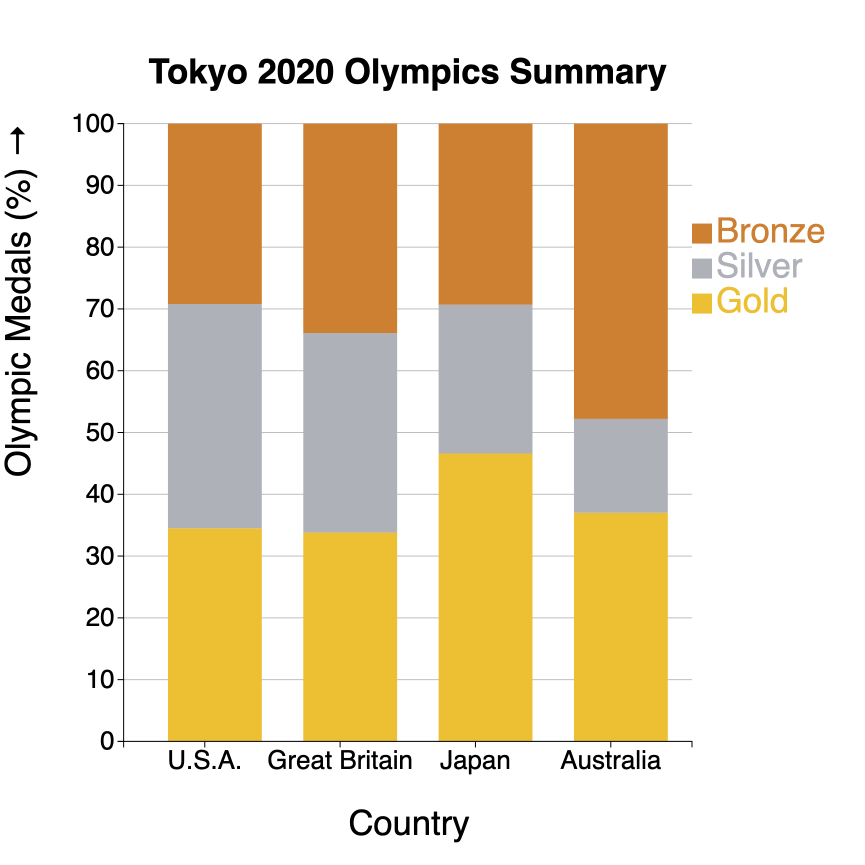
#> input picture charts/minivlat_100stackedbar.webp, 1730 x 1730 px (shown at 1/2 size)
$ python crop.py ../charts/minivlat_100stackedbar.webp ../charts/minivlat_area.webp
#> lines starting #> are read from the running program, lines starting #| are printed output that depends on the picture
import sys, os, glob
import numpy as np
from PIL import Image

def row_ink(gray, white=235):
    return (gray < white).sum(axis=1)

def col_ink(gray, white=235):
    return (gray < white).sum(axis=0)

def runs(mask, gap):
    """Contiguous True-runs in mask, merging runs separated by < gap False rows."""
    H = len(mask); out = []; i = 0
    while i < H:
        if mask[i]:
            j = i; last = i; white = 0
            while j < H:
                if mask[j]:
                    last = j; white = 0
                else:
                    white += 1
                    if white >= gap: break
                j += 1
            out.append((i, last)); i = last + 1
        else:
            i += 1
    return out

def crop_box(path):
#> called with path = '../charts/minivlat_100stackedbar.webp'
    im = Image.open(path).convert("RGB")
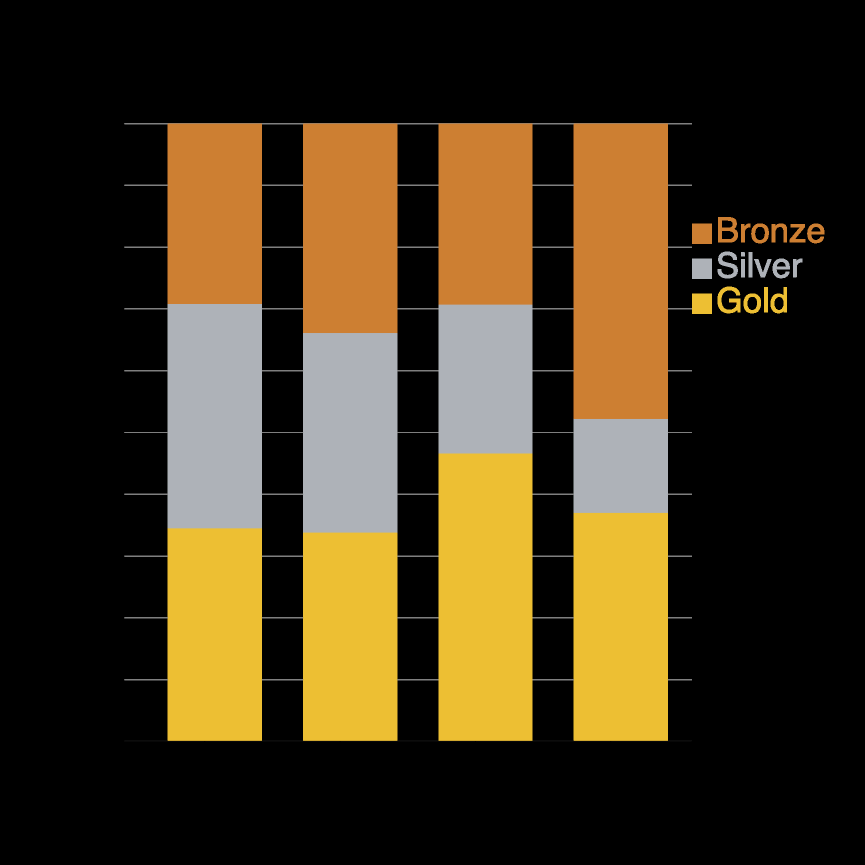
#> im: PIL image 1730x1730 RGB (shown at 1/2 size); mean R, G, B 66.7, 52.8, 28
    g = np.asarray(im.convert("L"))
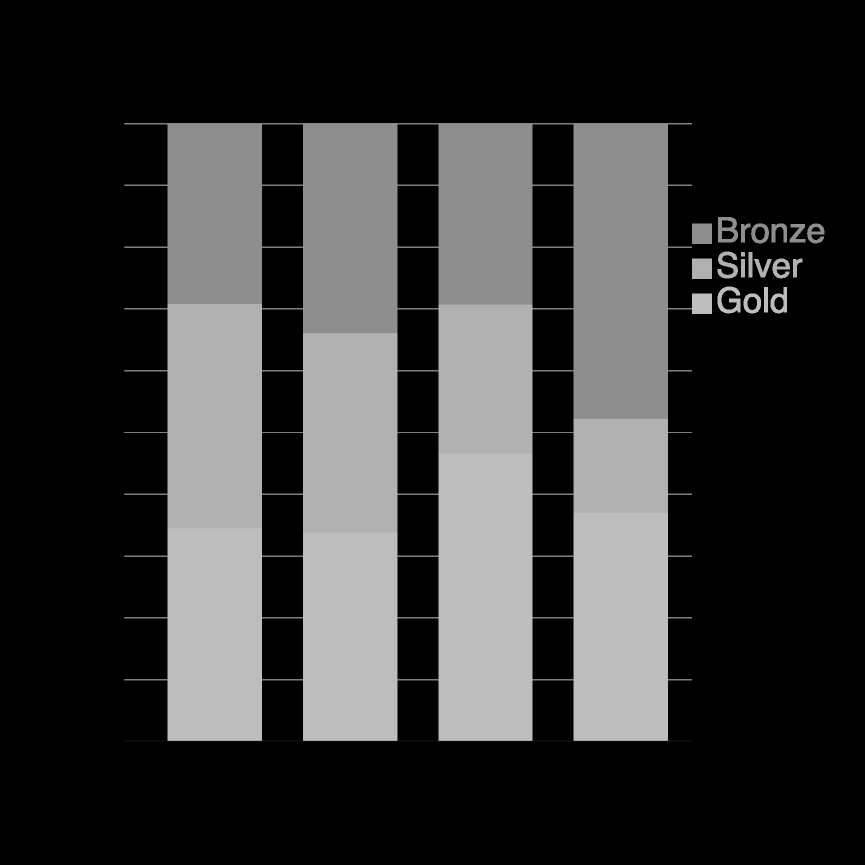
#> g: shape (1730, 1730) (shown at 1/2 size); min 0, max 202, mean 54.1
    H, W = g.shape
#> H = 1730; W = 1730
    rink = row_ink(g)
#> rink = 1730 values from 1730 to 1730
    rmask = rink > max(3, int(0.006 * W))
    blocks = runs(rmask, gap=max(10, int(0.012 * H)))
#> in runs, `H = len(mask)`: H = 1730
#> the loop in runs, `while i < H:` made 1 pass
#> i on pass 1: 1730
#> after the loop in runs, `while i < H:`: out = [(0, 1729)]
#> blocks = [(0, 1729)]
    if not blocks:
        return im, (0, 0, W, H)
    # chart blocks = tall blocks; text lines (prompt/options) are short
    tall = [(a, b) for (a, b) in blocks if (b - a) > 0.11 * H]
#> tall = [(0, 1729)]
    chosen = tall if tall else blocks
#> chosen = [(0, 1729)]
    y0 = chosen[0][0]
#> y0 = 0
    y1 = chosen[-1][1]
#> y1 = 1729
    # vertical padding
    y0 = max(0, y0 - 10); y1 = min(H, y1 + 12)
#> after `y1 = min(H, y1 + 12)`: y1 = 1730
    # trim left/right whitespace within [y0,y1]
    sub = g[y0:y1]
    cink = col_ink(sub)
#> cink = 1730 values from 1730 to 1730
    cmask = np.where(cink > max(2, int(0.004 * (y1 - y0))))[0]
#> cmask = 1730 values from 0 to 1729
    if len(cmask):
        x0 = max(0, cmask[0] - 10); x1 = min(W, cmask[-1] + 11)
#> after `x0 = max(0, cmask[0] - 10)`: x0 = 0
#> after `x1 = min(W, cmask[-1] + 11)`: x1 = 1730
    else:
        x0, x1 = 0, W
    return im, (x0, y0, x1, y1)

def process(path, outpath):
    im, box = crop_box(path)
#> box = (0, 0, 1730, 1730)
    im.crop(box).save(outpath)
    return box

if __name__ == "__main__":
    mode = sys.argv[1]
    if mode == "batch":
        for d in sys.argv[2:]:
            od = d + "_crop"; os.makedirs(od, exist_ok=True)
            for f in sorted(glob.glob(os.path.join(d, "img-*.png"))):
                box = process(f, os.path.join(od, os.path.basename(f)))
            print("cropped", d)
    else:
        print(process(sys.argv[1], sys.argv[2]))

$ run again, on charts/minivlat_bar.webp
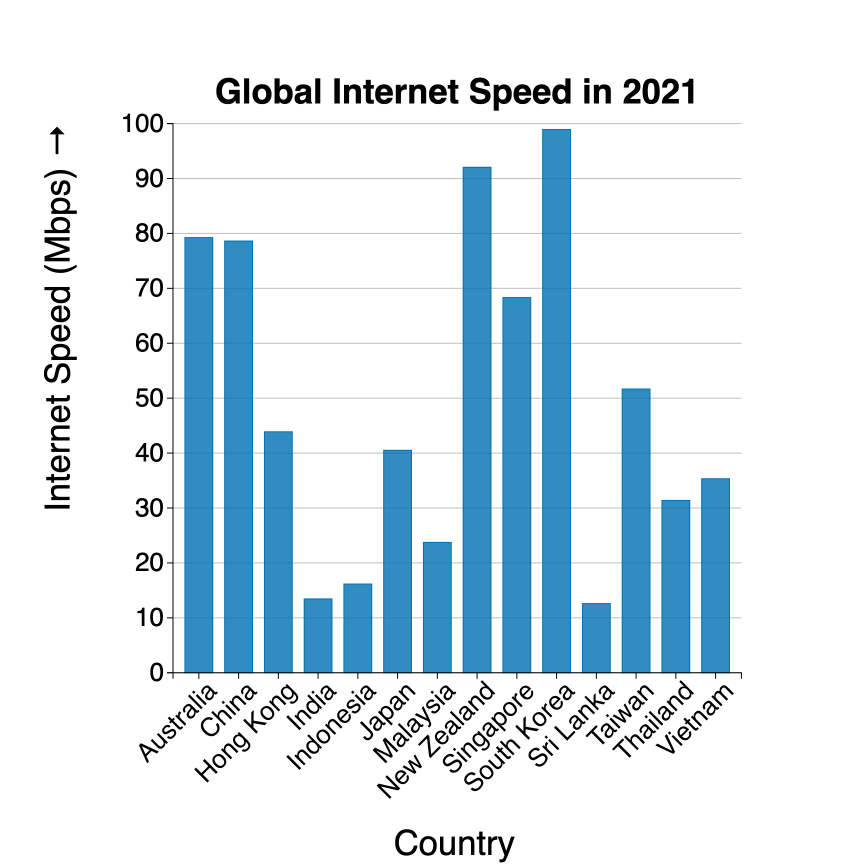
#> input picture charts/minivlat_bar.webp, 1730 x 1730 px (shown at 1/2 size)
#> in crop_box, `im = Image.open(path).convert("RGB")`:
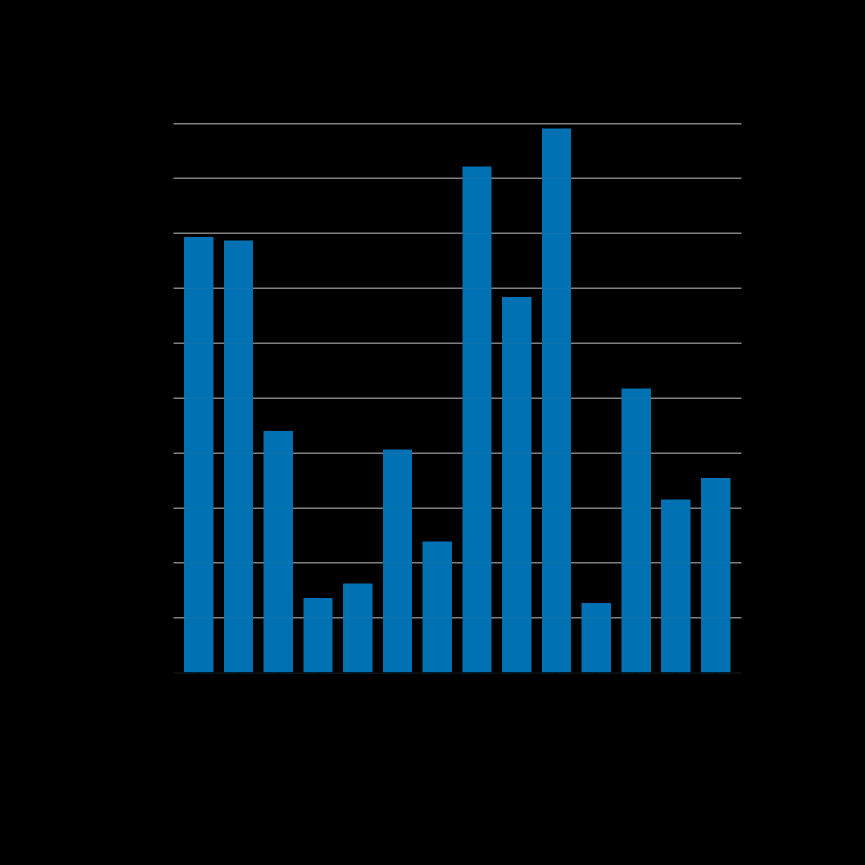
#> im: PIL image 1730x1730 RGB (shown at 1/2 size); mean R, G, B 1, 17.7, 27.2
#> in crop_box, `g = np.asarray(im.convert("L"))`:
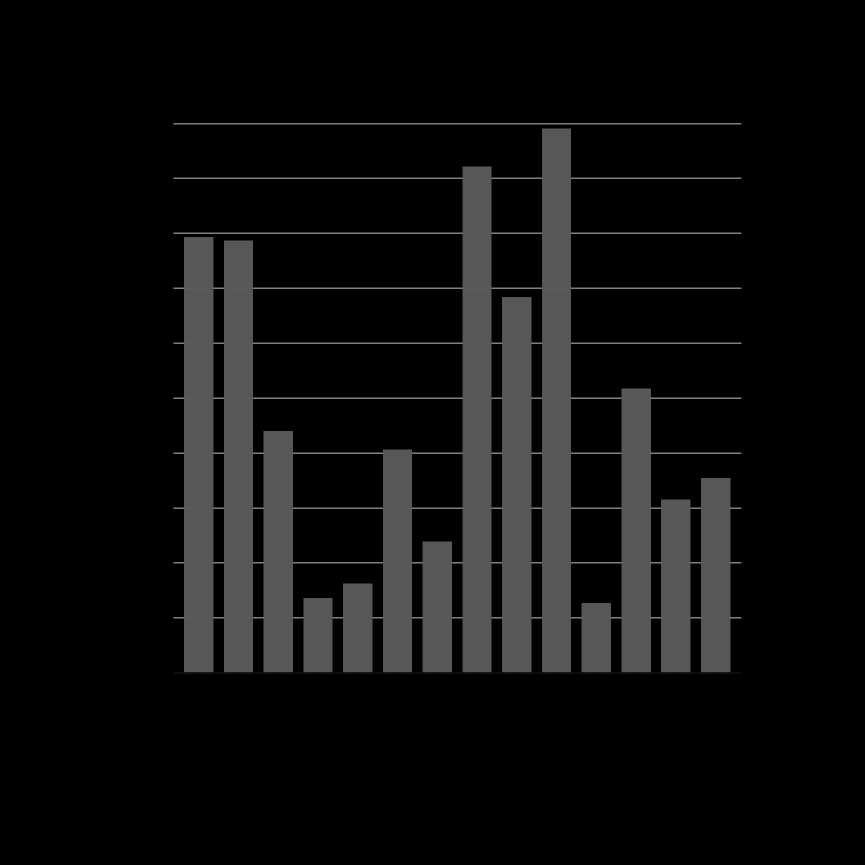
#> g: shape (1730, 1730) (shown at 1/2 size); min 0, max 130, mean 13.8
#> rink = 1730 values from 1730 to 1730
#> in runs, `H = len(mask)`: H = 1730
#> the loop in runs, `while i < H:` made 1 pass
#> i on pass 1: 1730
#> after the loop in runs, `while i < H:`: out = [(0, 1729)]
#> y0 = 0
#> in crop_box, `y1 = chosen[-1][1]`: y1 = 1729
#> in crop_box, `y1 = min(H, y1 + 12)`: y1 = 1730
#> cink = 1730 values from 1730 to 1730
#> cmask = 1730 values from 0 to 1729
#> x0 = 0
#> x1 = 1730
#> box = (0, 0, 1730, 1730)

$ run again, on charts/minivlat_bubble.webp
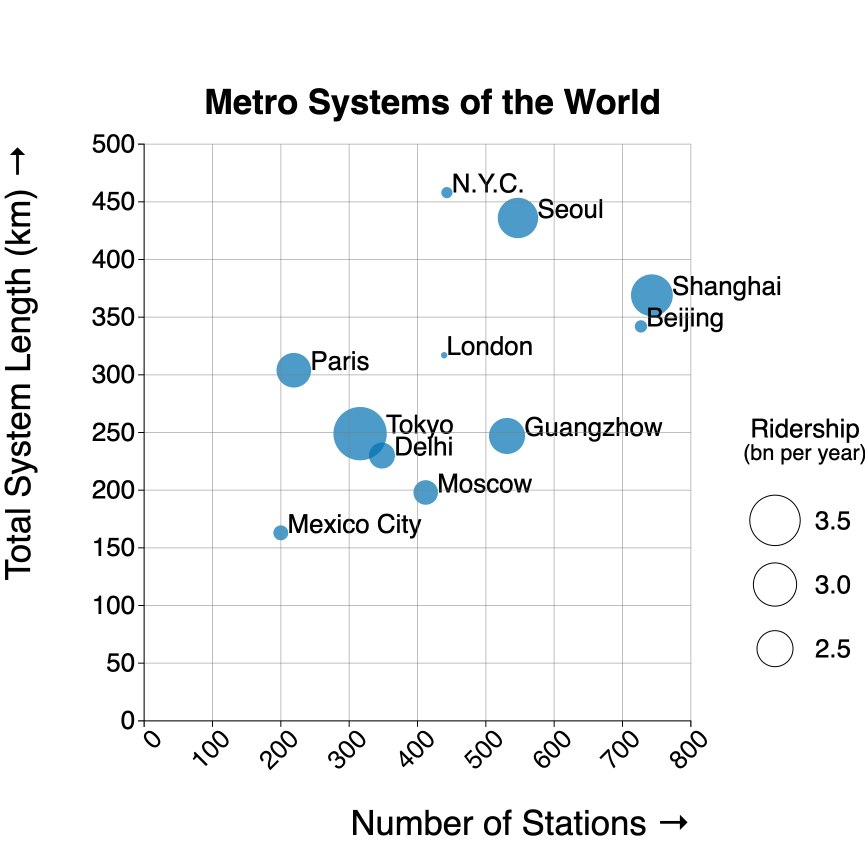
#> input picture charts/minivlat_bubble.webp, 1730 x 1730 px (shown at 1/2 size)
#> in crop_box, `im = Image.open(path).convert("RGB")`:
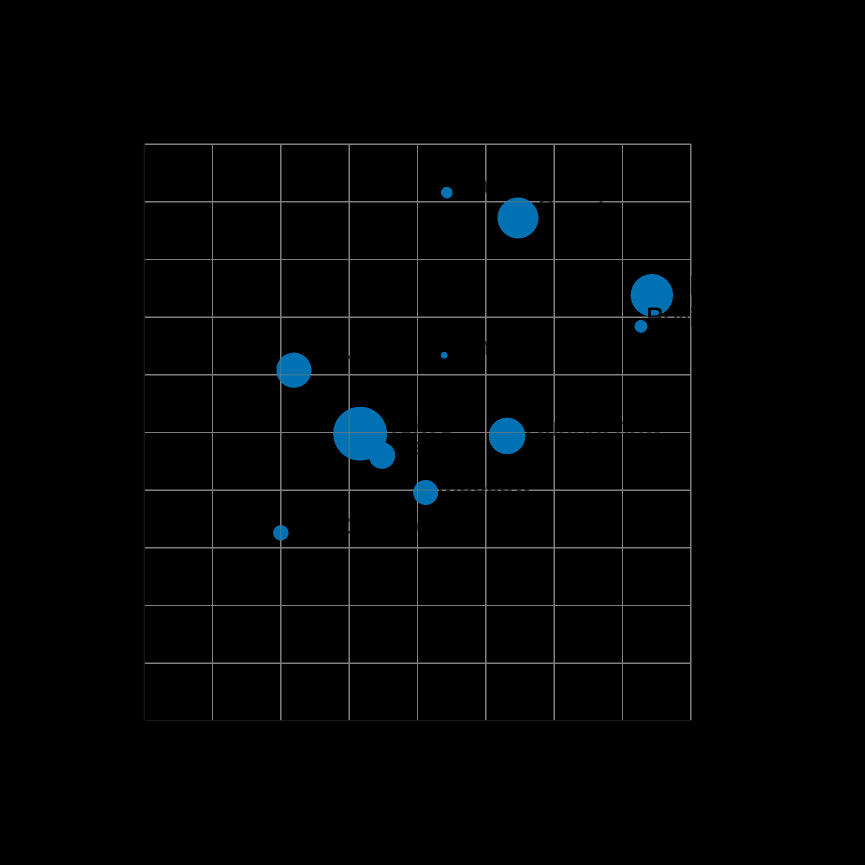
#> im: PIL image 1730x1730 RGB (shown at 1/2 size); mean R, G, B 2.2, 3.5, 4.2
#> rink = 1730 values from 1730 to 1730
#> in runs, `H = len(mask)`: H = 1730
#> the loop in runs, `while i < H:` made 1 pass
#> i on pass 1: 1730
#> after the loop in runs, `while i < H:`: out = [(0, 1729)]
#> y0 = 0
#> in crop_box, `y1 = chosen[-1][1]`: y1 = 1729
#> in crop_box, `y1 = min(H, y1 + 12)`: y1 = 1730
#> cink = 1730 values from 1730 to 1730
#> cmask = 1730 values from 0 to 1729
#> x0 = 0
#> x1 = 1730
#> box = (0, 0, 1730, 1730)

$ run again, on charts/minivlat_histogram.webp
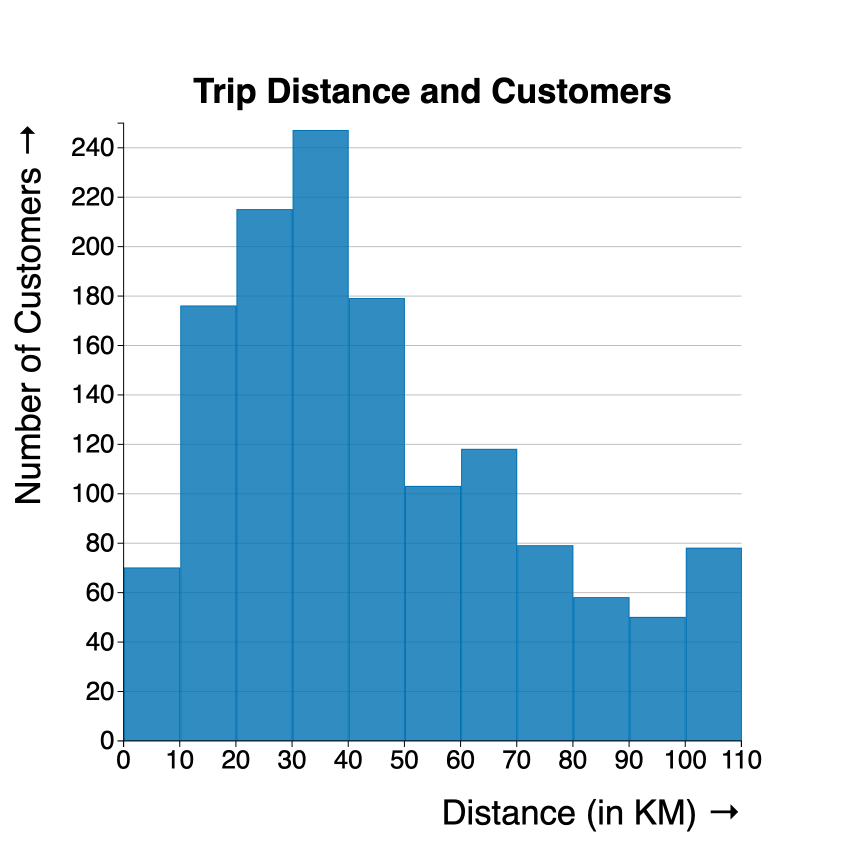
#> input picture charts/minivlat_histogram.webp, 1730 x 1687 px (shown at 1/2 size)
#> in crop_box, `im = Image.open(path).convert("RGB")`:
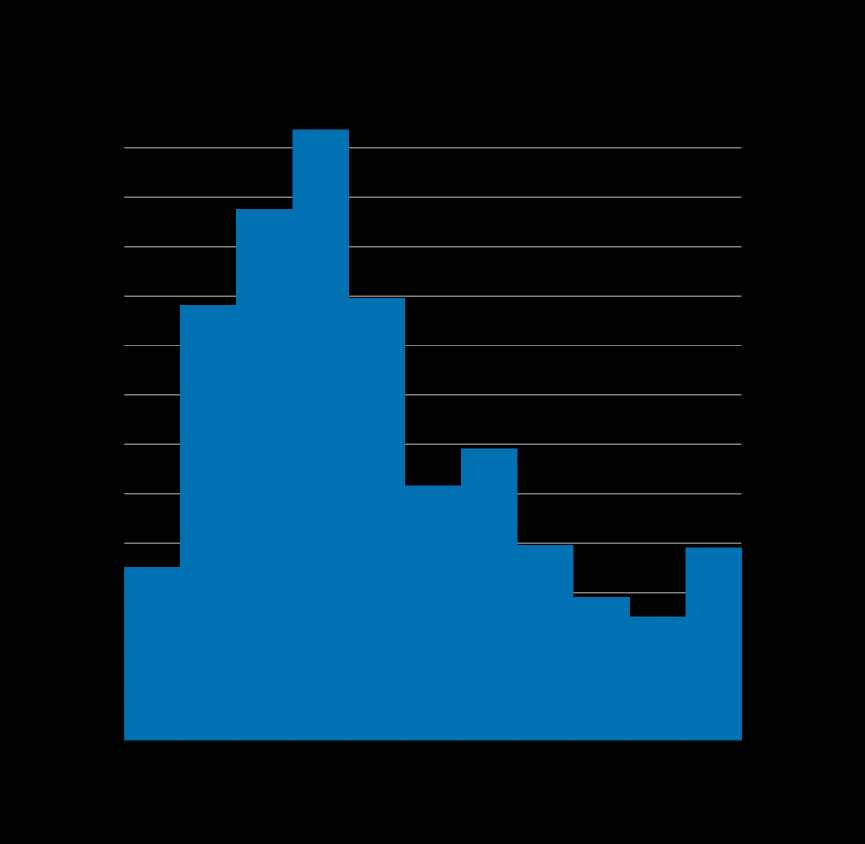
#> im: PIL image 1730x1687 RGB (shown at 1/2 size); mean R, G, B 1.1, 30.6, 47.6
#> in crop_box, `g = np.asarray(im.convert("L"))`:
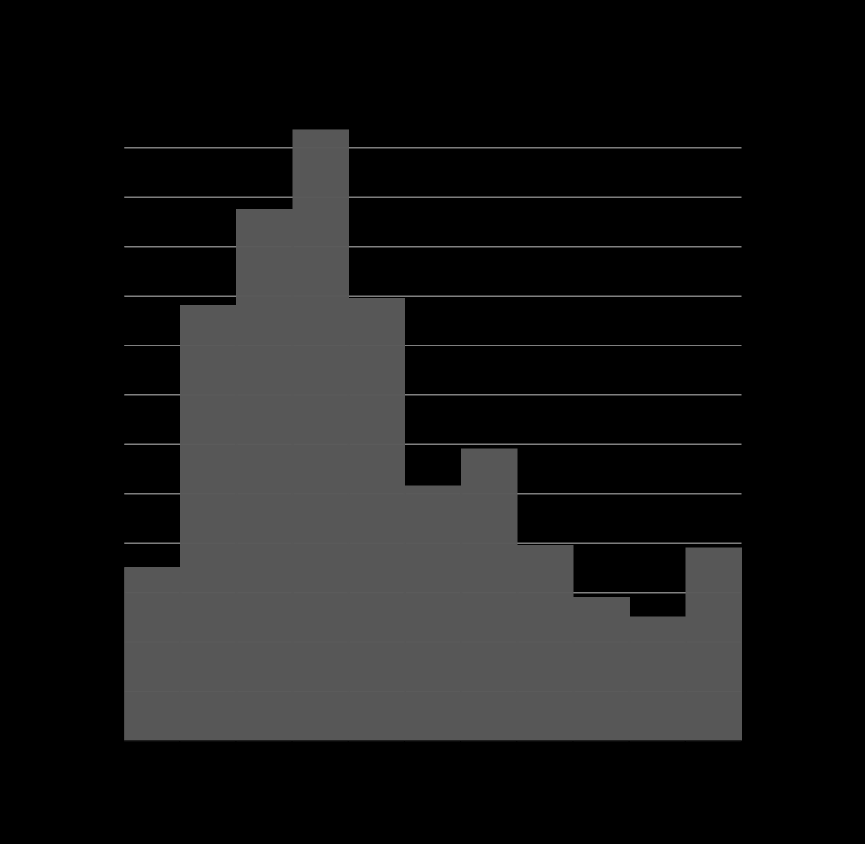
#> g: shape (1687, 1730) (shown at 1/2 size); min 0, max 130, mean 23.8
#> rink = 1687 values from 1730 to 1730
#> in runs, `H = len(mask)`: H = 1687
#> the loop in runs, `while i < H:` made 1 pass
#> i on pass 1: 1687
#> after the loop in runs, `while i < H:`: out = [(0, 1686)]
#> y0 = 0
#> in crop_box, `y1 = chosen[-1][1]`: y1 = 1686
#> in crop_box, `y1 = min(H, y1 + 12)`: y1 = 1687
#> cink = 1730 values from 1687 to 1687
#> cmask = 1730 values from 0 to 1729
#> x0 = 0
#> x1 = 1730
#> box = (0, 0, 1730, 1687)
